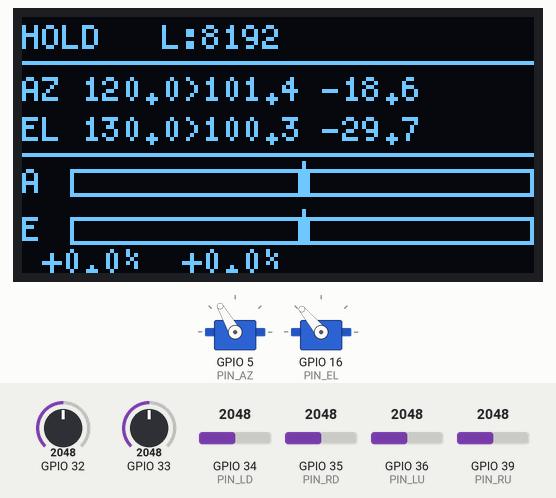
This sketch was run on a simulated ESP32. Parts: 128×64 one-colour display, 2 × servo. Inputs (shaded band) come from the test bench; at power-on: GPIO 35 (PIN_RD) = 2048, GPIO 36 (PIN_LU) = 2048, GPIO 34 (PIN_LD) = 2048, GPIO 39 (PIN_RU) = 2048, GPIO 32 = 2048, GPIO 33 = 2048. What the sketch prints to the serial monitor is not drawn.

Above: at 4.2 s.
4.3 s: GPIO 35 (PIN_RD) set to 2109
At 5.7 s:
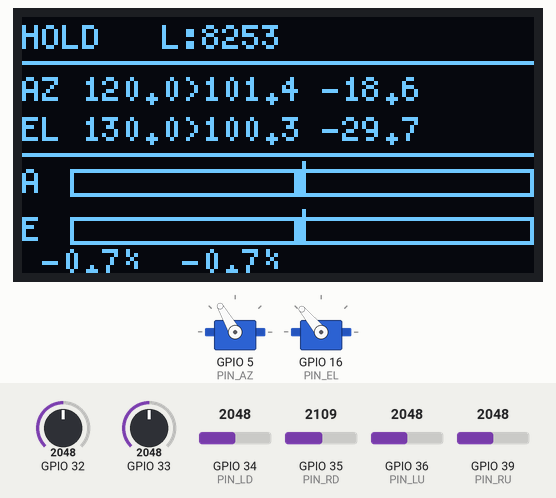
6.2 s: GPIO 36 (PIN_LU) set to 1940
At 7.7 s:
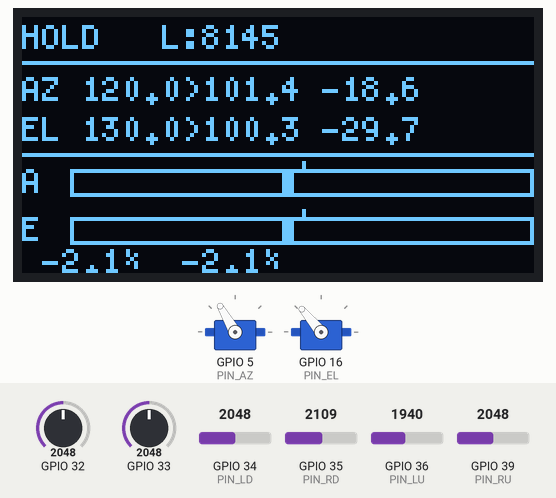
8.0 s: GPIO 36 (PIN_LU) set to 1799
At 8.55 s:
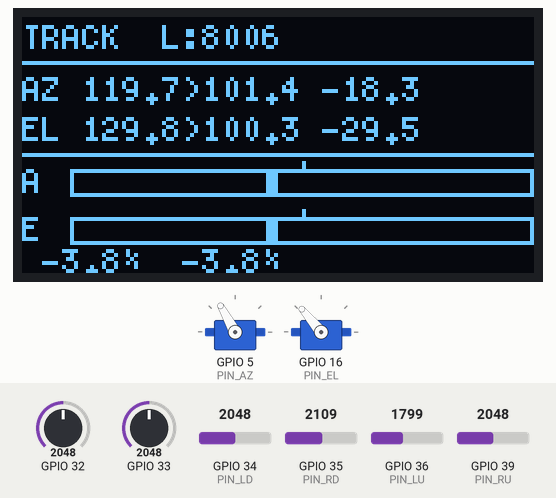
10.8 s: GPIO 34 (PIN_LD) set to 1915
At 10.95 s:
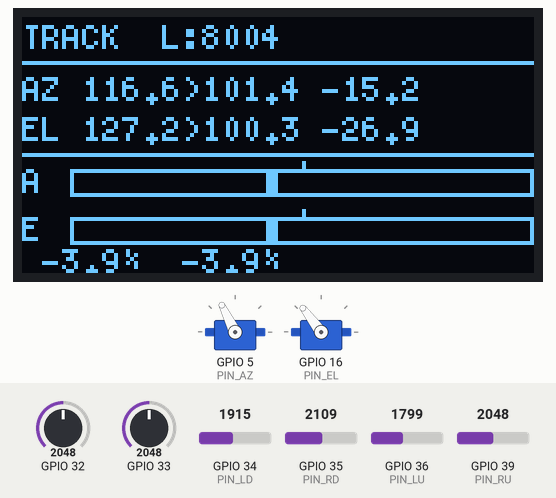
12.6 s: GPIO 34 (PIN_LD) set to 1822
At 14.26 s:
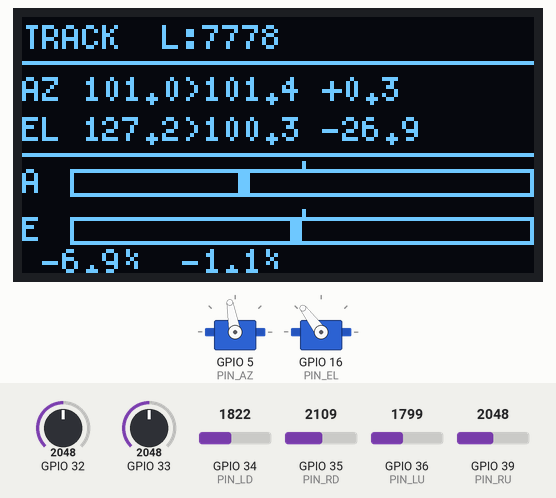
15.6 s: GPIO 39 (PIN_RU) set to 2866
At 21.8 s:
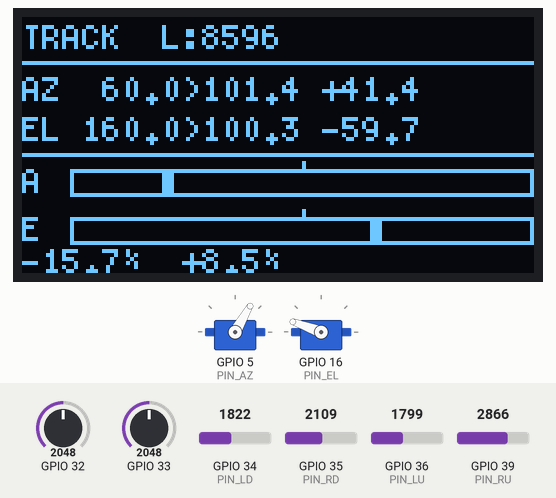
Timing chart, 0 to 22.1 s (numbered marks = the images above; inputs shaded):
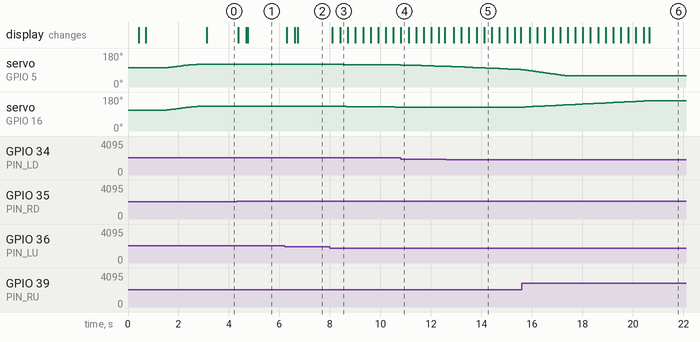

The sketch:

tracker_v4.ino
```cpp
// 双轴太阳能跟踪器 —— v4：带位置反馈
// ACEBOTT ESP32 Max V1.0 + 2×MG90S + 4×LDR + 2×电位器反馈 + SSD1306
//
// v4 新增：
//   从舵机内部电位器引出中心抽头，读到【真实角度】。
//   开机流程变成：读实际位置 → attach 时先写这个位置（舵机原地不动）
//   → 再用 S 曲线把指令推向 home。全程无猛冲，因为起点是测出来的。
//
//   这才是真正的 homing。之前所有软化手段本质上都是在猜起点。
//
// 接线：
//   AZ 舵机信号 → GPIO 5   (H1)      AZ 电位器抽头 → GPIO 32
//   EL 舵机信号 → GPIO 16  (H2)      EL 电位器抽头 → GPIO 33
//   LDR: LU=36 RU=39 LD=34 RD=35     OLED: SDA=21 SCL=22

#include <ESP32Servo.h>
#include <Wire.h>
#include <U8g2lib.h>

// ════════ 可调参数 ════════════════════════════════════
float KP_AZ    = 150.0f;   // 误差 → 角速度
float KP_EL    = 120.0f;
float DEADBAND = 0.030f;   // 光敏误差死区
float MAX_RATE = 40.0f;    // 最大角速度 度/秒
float DARK_TOTAL = 600.0f; // 天黑判据

// ════════ 引脚 ════════════════════════════════════════
const int PIN_AZ = 5;
const int PIN_EL = 16;
const int POT_AZ = 32;     // 方位电位器抽头
const int POT_EL = 33;     // 俯仰电位器抽头

const int PIN_LU = 36, PIN_RU = 39, PIN_LD = 34, PIN_RD = 35;

#define PIN_SDA 21
#define PIN_SCL 22

// ════════ 行程 ════════════════════════════════════════
const float AZ_MIN = 60,  AZ_MAX = 180, AZ_HOME = 120;
const float EL_MIN = 110, EL_MAX = 160, EL_HOME = 130;
const int   US_MIN = 500, US_MAX = 2400;

// ════════ 电位器三点标定（2026-08-24 实测）══════════════
// 三点分段线性：两点外推中间点偏差 AZ -4.0°、EL -2.5°，
// 超过 ±2°，所以用三点分两段插值。
const int AZ_R60 = 1333, AZ_R120 = 2370, AZ_R180 = 3556;
const int EL_R110 = 2208, EL_R130 = 2538, EL_R160 = 3151;

float azRawToDeg(int r) {
  if (r < AZ_R120) return  60.0f + (r - AZ_R60)  * 60.0f / (AZ_R120 - AZ_R60);
  else             return 120.0f + (r - AZ_R120) * 60.0f / (AZ_R180 - AZ_R120);
}

float elRawToDeg(int r) {
  if (r < EL_R130) return 110.0f + (r - EL_R110) * 20.0f / (EL_R130 - EL_R110);
  else             return 130.0f + (r - EL_R130) * 30.0f / (EL_R160 - EL_R130);
}

// ════════ 全局 ════════════════════════════════════════
Servo svAZ, svEL;
U8G2_SSD1306_128X64_NONAME_F_HW_I2C u8g2(U8G2_R0, U8X8_PIN_NONE, PIN_SCL, PIN_SDA);

float azCmd = AZ_HOME, elCmd = EL_HOME;   // 指令角度
float azAct = AZ_HOME, elAct = EL_HOME;   // 实测角度（滤波后）
float errAZ = 0, errEL = 0, total = 0;
float fLU = 0, fRU = 0, fLD = 0, fRD = 0;

float calLU = 1.00f, calRU = 1.00f, calLD = 1.00f, calRD = 1.00f;

enum State { HOMING, TRACKING, HOLDING, NIGHT };
State state = HOMING;
const char* stateName[] = { "HOMING", "TRACK", "HOLD", "NIGHT" };

unsigned long tCtrl = 0, tDraw = 0, tLog = 0;
const int CTRL_MS = 20;
const int DRAW_MS = 60;

// ════════ 工具 ════════════════════════════════════════
float sCurve(float t) { return t * t * t * (t * (t * 6.f - 15.f) + 10.f); }

int readMedian(int pin, int n = 5) {
  int v[9];
  n = constrain(n, 3, 9);
  for (int i = 0; i < n; i++) { v[i] = analogRead(pin); delayMicroseconds(150); }
  for (int i = 1; i < n; i++) {
    int k = v[i], j = i - 1;
    while (j >= 0 && v[j] > k) { v[j + 1] = v[j]; j--; }
    v[j + 1] = k;
  }
  return v[n / 2];
}

// 多次采样求平均，开机读起始位置时用
int readAverage(int pin, int n) {
  long s = 0;
  for (int i = 0; i < n; i++) { s += analogRead(pin); delay(3); }
  return s / n;
}

// ════════ 传感器 ══════════════════════════════════════
void sampleSensors() {
  const float A = 0.30f;
  fLU = fLU * (1 - A) + readMedian(PIN_LU) * A;
  fRU = fRU * (1 - A) + readMedian(PIN_RU) * A;
  fLD = fLD * (1 - A) + readMedian(PIN_LD) * A;
  fRD = fRD * (1 - A) + readMedian(PIN_RD) * A;

  float lu = fLU * calLU, ru = fRU * calRU;
  float ld = fLD * calLD, rd = fRD * calRD;

  total = lu + ru + ld + rd;
  float t = total + 1.0f;
  errAZ = ((lu + ld) - (ru + rd)) / t;
  errEL = ((lu + ru) - (ld + rd)) / t;
}

// 读实际角度（电位器），噪声较大所以滤得重一些
void samplePosition() {
  const float A = 0.15f;
  azAct = azAct * (1 - A) + azRawToDeg(readMedian(POT_AZ, 7)) * A;
  elAct = elAct * (1 - A) + elRawToDeg(readMedian(POT_EL, 7)) * A;
}

// ════════ 输出与控制 ══════════════════════════════════
void applyServos() {
  azCmd = constrain(azCmd, AZ_MIN, AZ_MAX);
  elCmd = constrain(elCmd, EL_MIN, EL_MAX);
  svAZ.write((int)roundf(azCmd));
  svEL.write((int)roundf(elCmd));
}

float shape(float e, float dz) {
  if (fabsf(e) <= dz) return 0.0f;
  return (e > 0) ? (e - dz) : (e + dz);
}

void controlStep(float dt) {
  float eA = shape(errAZ, DEADBAND);
  float eE = shape(errEL, DEADBAND);

  float rateAZ = constrain(KP_AZ * eA, -MAX_RATE, MAX_RATE);
  float rateEL = constrain(KP_EL * eE, -MAX_RATE, MAX_RATE);

  azCmd += rateAZ * dt;     // 本机实测方向
  elCmd += rateEL * dt;

  applyServos();
  state = (eA == 0 && eE == 0) ? HOLDING : TRACKING;
}

// 从当前指令角度平滑走到目标（起点已知，所以是真平滑）
void smoothMoveTo(float azTgt, float elTgt, int ms) {
  float a0 = azCmd, e0 = elCmd;
  int steps = ms / 20;
  for (int i = 0; i <= steps; i++) {
    float s = sCurve((float)i / steps);
    azCmd = a0 + (azTgt - a0) * s;
    elCmd = e0 + (elTgt - e0) * s;
    applyServos();
    samplePosition();
    delay(20);
  }
  azCmd = azTgt; elCmd = elTgt;
  applyServos();
}

// ════════ 显示 ════════════════════════════════════════
void centerBar(int x, int y, int w, float v) {
  u8g2.drawFrame(x, y, w, 7);
  int mid = x + w / 2;
  u8g2.drawVLine(mid, y - 2, 3);
  int p = mid + (int)(constrain(v, -1.f, 1.f) * (w / 2 - 3));
  u8g2.drawBox(p - 1, y + 1, 3, 5);
}

void draw() {
  u8g2.clearBuffer();
  u8g2.setFont(u8g2_font_5x8_tr);

  u8g2.setCursor(0, 8);
  u8g2.printf("%-6s L:%4.0f", stateName[state], total);
  u8g2.drawHLine(0, 11, 128);

  // 指令 / 实测 / 差值
  u8g2.setCursor(0, 21);
  u8g2.printf("AZ %5.1f>%5.1f %+4.1f", azCmd, azAct, azAct - azCmd);
  u8g2.setCursor(0, 31);
  u8g2.printf("EL %5.1f>%5.1f %+4.1f", elCmd, elAct, elAct - elCmd);

  u8g2.drawHLine(0, 34, 128);

  // 光敏误差条
  u8g2.setCursor(0, 44);  u8g2.print("A");
  centerBar(12, 38, 116, errAZ * 4);
  u8g2.setCursor(0, 56);  u8g2.print("E");
  centerBar(12, 50, 116, errEL * 4);

  u8g2.setCursor(0, 64);
  u8g2.printf("%+5.1f%% %+5.1f%%", errAZ * 100, errEL * 100);

  u8g2.sendBuffer();
}

void drawHoming(float azS, float elS) {
  u8g2.clearBuffer();
  u8g2.setFont(u8g2_font_6x10_tr);
  u8g2.drawStr(0, 10, "HOMING");
  u8g2.drawHLine(0, 13, 128);
  u8g2.setFont(u8g2_font_5x8_tr);
  u8g2.setCursor(0, 26);
  u8g2.printf("found  AZ%5.1f EL%5.1f", azS, elS);
  u8g2.setCursor(0, 38);
  u8g2.printf("target AZ%5.1f EL%5.1f", AZ_HOME, EL_HOME);
  u8g2.setCursor(0, 54);
  u8g2.print("smooth transit...");
  u8g2.sendBuffer();
}

// ════════ 主程序 ══════════════════════════════════════
void setup() {
  Serial.begin(115200);
  delay(400);
  Serial.println("\n=== 太阳能跟踪器 v4（位置反馈版）===");

  analogSetAttenuation(ADC_11db);
  for (int p : {PIN_LU, PIN_RU, PIN_LD, PIN_RD, POT_AZ, POT_EL}) pinMode(p, INPUT);

  Wire.begin(PIN_SDA, PIN_SCL);
  u8g2.begin();
  u8g2.setContrast(180);

  ESP32PWM::allocateTimer(0);
  ESP32PWM::allocateTimer(1);
  svAZ.setPeriodHertz(50);
  svEL.setPeriodHertz(50);

  // ── 关键：先读实际位置，此时舵机还没 attach，输出轴自由 ──
  state = HOMING;
  int rawAZ = readAverage(POT_AZ, 40);
  int rawEL = readAverage(POT_EL, 40);
  float azStart = constrain(azRawToDeg(rawAZ), AZ_MIN, AZ_MAX);
  float elStart = constrain(elRawToDeg(rawEL), EL_MIN, EL_MAX);

  Serial.printf("开机实测位置: AZ %.1f (raw %d), EL %.1f (raw %d)\n",
                azStart, rawAZ, elStart, rawEL);
  drawHoming(azStart, elStart);

  azAct = azStart; elAct = elStart;

  // ── attach 后立刻写入实测角度：舵机收到「待在原地」──
  svAZ.attach(PIN_AZ, US_MIN, US_MAX);
  svAZ.write((int)roundf(azStart));
  svEL.attach(PIN_EL, US_MIN, US_MAX);
  svEL.write((int)roundf(elStart));
  azCmd = azStart; elCmd = elStart;
  delay(400);

  // ── 从真实起点平滑过渡到 home ──
  smoothMoveTo(AZ_HOME, EL_HOME, 1600);

  // 光敏滤波器初值
  fLU = analogRead(PIN_LU); fRU = analogRead(PIN_RU);
  fLD = analogRead(PIN_LD); fRD = analogRead(PIN_RD);

  state = TRACKING;
  Serial.println("ms,state,azCmd,azAct,elCmd,elAct,errAZ,errEL,total");
  tCtrl = tDraw = tLog = millis();
}

void loop() {
  unsigned long now = millis();

  if (now - tCtrl >= CTRL_MS) {
    float dt = (now - tCtrl) / 1000.0f;
    tCtrl = now;

    sampleSensors();
    samplePosition();

    if (total < DARK_TOTAL) {
      if (state != NIGHT) {
        state = NIGHT;
        smoothMoveTo(AZ_HOME, EL_HOME, 1500);
        tCtrl = millis();
      }
    } else {
      if (state == NIGHT) state = TRACKING;
      controlStep(dt);
    }
  }

  if (now - tDraw >= DRAW_MS) { tDraw = now; draw(); }

  if (now - tLog >= 500) {
    tLog = now;
    Serial.printf("%lu,%s,%.1f,%.1f,%.1f,%.1f,%.4f,%.4f,%.0f\n",
                  now, stateName[state], azCmd, azAct, elCmd, elAct,
                  errAZ, errEL, total);
  }
}

// ══════════════════════════════════════════════════════
// 屏幕读法：
//   AZ 120.0>118.3 -1.7
//      指令   实测   差值 ← 这就是舵机的稳态误差（死区+旷量）
//
// 现在能做而以前做不到的事：
//   · 开机不猛冲（起点是测出来的，不是猜的）
//   · 看到指令和实际的差 → 量化死区
//   · 串口日志多了 azAct/elAct 两列 → 可以画阶跃响应曲线
//
// 下一步可以考虑（不急）：
//   · 用实测角度做外环，纠正舵机自身的稳态误差
//   · 检测「指令变了但实测不动」→ 堵转或机构卡死报警
//   · AZ 噪声偏大（±3-5°），先确认是机械抖动还是电噪声：
//     用手扶住方位轴看噪声降不降
// ══════════════════════════════════════════════════════
```

Measured:
- the behaviour switches between 2048 and 2049 on GPIO 35 (PIN_RD) (found by bisection; images 0 and 1)
- the behaviour switches between 1867 and 1866 on GPIO 36 (PIN_LU) (found by bisection; images 2 and 3)
- the behaviour switches between 1850 and 1849 on GPIO 34 (PIN_LD) (found by bisection; images 4 and 5)
- after the input at 4.3 s, the display: first changes after 0.07 s (image 1 shows a later state)
- after the input at 6.2 s, the display: first changes after 0.10 s (image 2 shows a later state)
- after the input at 8.0 s, servo on GPIO 5 (PIN_AZ): 120° → 119° after 0.53 s, → 118° 0.78 s later, → 117° 0.78 s later; servo on GPIO 16 (PIN_EL): 130° → 129° after 0.65 s, → 128° 0.96 s later, → 127° 0.96 s later; the display: first changes after 0.10 s (image 3 shows a later state)
- after the input at 10.8 s, servo on GPIO 16 (PIN_EL): stays 127° (without the input it goes to 126° after 0.69 s)
- after the input at 15.6 s, servo on GPIO 16 (PIN_EL): moves from 127° to 160° over 4.8 s, starting after 0.13 s
